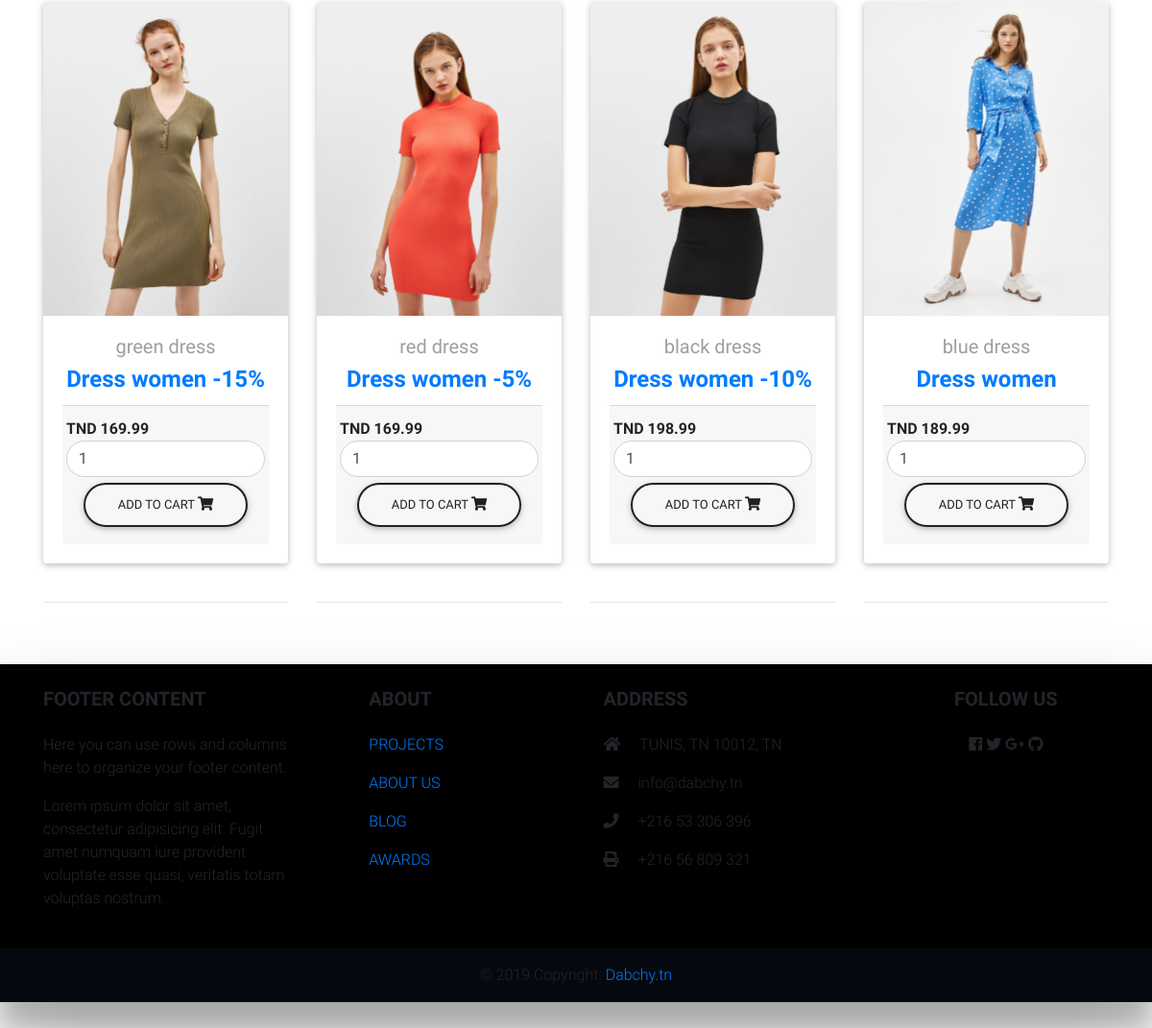
/Dresses_Women.php (lower part), run on an earlier commit of the app's database.
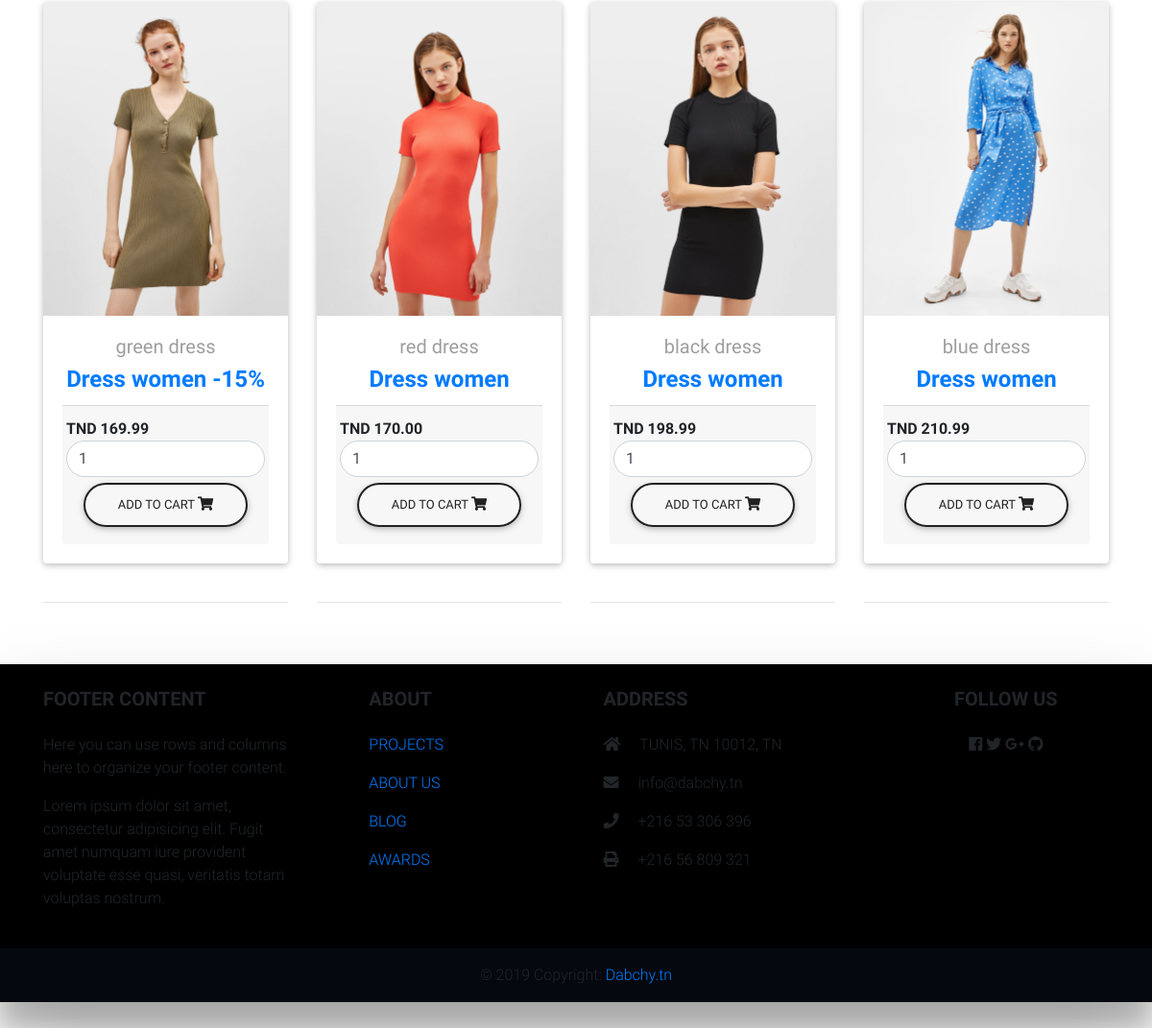
And on a later commit of the database.
### tables this page shows
CREATE TABLE IF NOT EXISTS `tbl_product` (
  `id` int(11) NOT NULL,
  `name` varchar(255) NOT NULL,
  `image` varchar(255) NOT NULL,
  `price` double(10,2) NOT NULL,
  `cathegories` varchar(20) DEFAULT NULL,
  `type` varchar(20) DEFAULT NULL,
  `balance` varchar(10) DEFAULT NULL,
  `quantity` int(11) DEFAULT NULL
);

### fetch_dress_women.php (the view, shortened to what this page needs)
<!DOCTYPE html>
<html>
<head>
  <link rel="stylesheet" href="https://use.fontawesome.com/releases/v5.7.0/css/all.css">
    <link href="MDBootstrap/css/bootstrap.min.css" rel="stylesheet">
    <link href="MDBootstrap/css/mdb.min.css" rel="stylesheet">
    <link href="MDBootstrap/css/style.css" rel="stylesheet">
</head>
<body>
   <section class="text-center my-5">
</body>
</html>
<div class="row">
<?php
include('database_connection.php');
$query = "SELECT * FROM tbl_product where cathegories='women' and type='Dress'  ORDER BY id DESC";
$statement = $connect->prepare($query);
if($statement->execute())
{
  $result = $statement->fetchAll();
  $output = '';
  foreach($result as $k)
  {
    $output .= '
<div class="col-lg-3 col-md-6 mb-lg-0 mb-4">
      <div class="card card-cascade narrower card-ecommerce  example hoverable">
        <div class="view view-cascade overlay ">
          <img src="img/'.$k["image"].'"" class="card-img-top"
            >
          <a>
            <div class="mask rgba-white-slight"></div>
          </a>
        </div>
        <div class="card-body card-body-cascade text-center">
          <a href="" class="grey-text">
            <h5 id="name'.$k["id"].'">'.$k["name"].'</h5>
            <input type="hidden" name="hidden_name" id="name'.$k["id"].'" value="'.$k["name"].'" />
          </a>
          <h4 class="card-title">
            <strong>
              <a href="">'.$k["type"].'</a>
              <a href="">'.$k["cathegories"].'</a>
              <a href="">'.$k["balance"].'</a>
            </strong>
          </h4>
          <div class="card-footer px-1">
            <span class="float-left font-weight-bold">
              <strong>TND '.$k["price"] .'</strong>
              <input type="hidden" name="hidden_price" id="price'.$k["id"].'" value="'.$k["price"].'" />
            </span>
            <div>
            <input type="text"  name="quantity" id="quantity' . $k["id"] .'" class="form-control rounded-pill example hoverable" value="1" />
            <button type="button" name="add_to_cart" id="'.$k["id"].'" class="btn btn-outline-dark  add_to_cart rounded-pill example hoverable">Add to Cart <i class="fas fa-shopping-cart"></i></button>
            </div>
          </div>
        </div>
      </div>
      <br>
      <hr>
    </div>
    ';
  }
  echo $output;
}
?>
</div>

What changed in the data, as far as the page shows it:
changed tbl_product "red dress": price "169.99" → "170.00"; balance "-5%" → (not shown)
changed tbl_product "black dress": balance "-10%" → (not shown)
changed tbl_product "blue dress": price "189.99" → "210.99"
